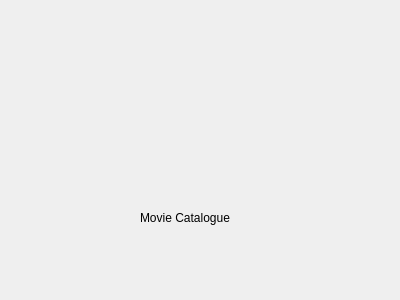
<?xml version="1.0" encoding="UTF-8"?>
<ui version="4.0">
 <class>AboutDialog</class>
 <widget class="QDialog" name="AboutDialog">
  <property name="geometry">
   <rect>
    <x>0</x>
    <y>0</y>
    <width>400</width>
    <height>300</height>
   </rect>
  </property>
  <property name="windowTitle">
   <string>Dialog</string>
  </property>
  <widget class="QLabel" name="imageAbout">
   <property name="geometry">
    <rect>
     <x>117</x>
     <y>12</y>
     <width>271</width>
     <height>191</height>
    </rect>
   </property>
   <property name="text">
    <string/>
   </property>
  </widget>
  <widget class="QLabel" name="label">
   <property name="geometry">
    <rect>
     <x>140</x>
     <y>210</y>
     <width>171</width>
     <height>16</height>
    </rect>
   </property>
   <property name="text">
    <string>Movie Catalogue</string>
   </property>
  </widget>
 </widget>
 <resources/>
 <connections/>
</ui>
